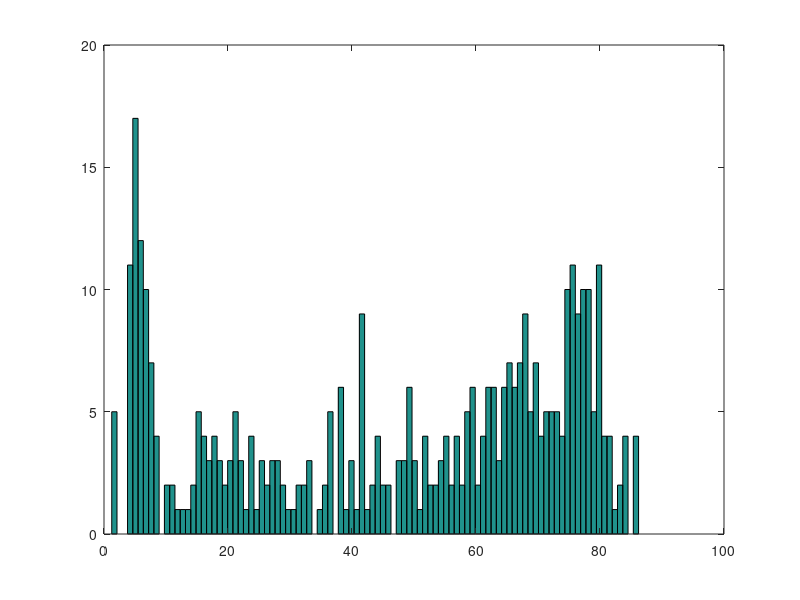
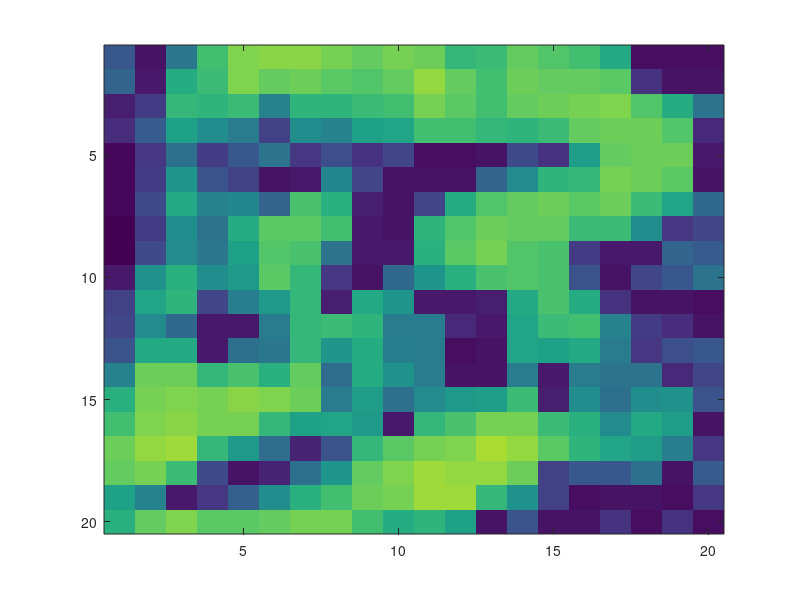
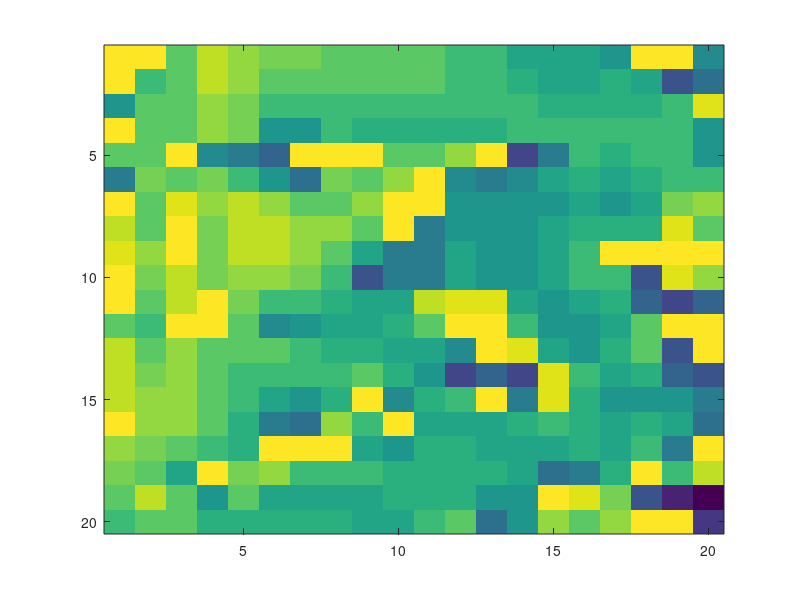

The MATLAB source for these figures, in order:
% make sure we have no NaN / Inf in our expected results
% aslo plots a couple of figures for quick visual inspection

clear
clc
close all

load('TYPED_FITHRF_GLMDENOISE_RR.mat')

assert(any(isnan(R2(:))) == 0);
assert(any(isinf(R2(:))) == 0);

figure('name', 'histogram R2')
hist(R2(:), 100);
print('histogram_R2.tif', '-depsc','-tiff');

figure('name', 'R2')
imagesc(R2, [0 100])

figure('name', 'HRFindex')
imagesc(HRFindex, [1 20])